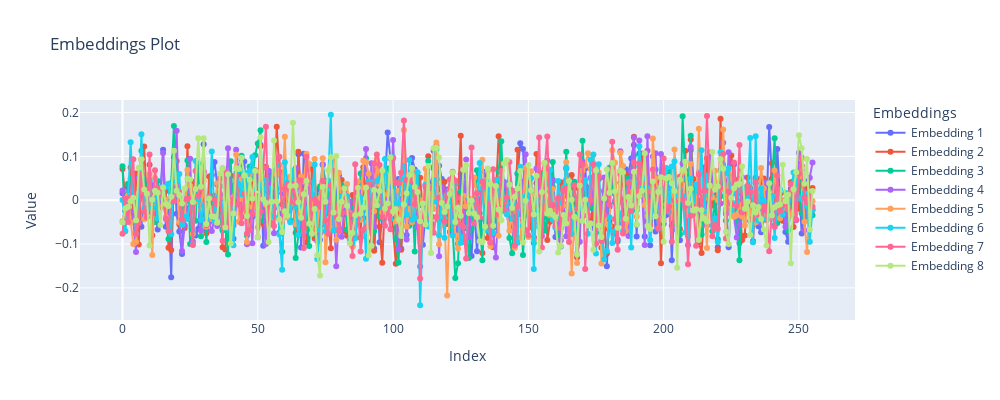

The notebook cell saved with this chart:
### Code cell
import plotly.graph_objects as go
fig = go.Figure()
x_values = list(range(embeddings_array[0,:].shape[0]))
# Add traces for each embedding

for n in range( len(embeddings_array) ):
    fig.add_trace(go.Scatter(x=x_values, y=embeddings_array[n, :], mode='lines+markers', name=f'Embedding {n+1}'))
 
 
fig.update_layout(
    title="Embeddings Plot",
    xaxis_title="Index",
    yaxis_title="Value",
    width=1000,  # Equivalent to figsize=(20, 5)
    height=400,
    legend_title="Embeddings",
)

# Show the plot
fig.show()

#whats going on with those spikes in the ada model?

### Figure 1 — Plotly figure (JSON) as saved in the notebook; plotly's stock layout.template omitted (floating-point values rounded to 4 significant figures; data arrays with more than 128 entries replaced by an {"elided": "..."} marker saying what was removed)
{"data": [{"mode": "lines+markers", "name": "Embedding 1", "type": "scatter", "x": {"elided": "256 int values"}, "y": {"elided": "256 float values"}}, {"mode": "lines+markers", "name": "Embedding 2", "type": "scatter", "x": {"elided": "256 int values"}, "y": {"elided": "256 float values"}}, {"mode": "lines+markers", "name": "Embedding 3", "type": "scatter", "x": {"elided": "256 int values"}, "y": {"elided": "256 float values"}}, {"mode": "lines+markers", "name": "Embedding 4", "type": "scatter", "x": {"elided": "256 int values"}, "y": {"elided": "256 float values"}}, {"mode": "lines+markers", "name": "Embedding 5", "type": "scatter", "x": {"elided": "256 int values"}, "y": {"elided": "256 float values"}}, {"mode": "lines+markers", "name": "Embedding 6", "type": "scatter", "x": {"elided": "256 int values"}, "y": {"elided": "256 float values"}}, {"mode": "lines+markers", "name": "Embedding 7", "type": "scatter", "x": {"elided": "256 int values"}, "y": {"elided": "256 float values"}}, {"mode": "lines+markers", "name": "Embedding 8", "type": "scatter", "x": {"elided": "256 int values"}, "y": {"elided": "256 float values"}}], "layout": {"height": 400, "legend": {"title": {"text": "Embeddings"}}, "title": {"text": "Embeddings Plot"}, "width": 1000, "xaxis": {"title": {"text": "Index"}}, "yaxis": {"title": {"text": "Value"}}}}
